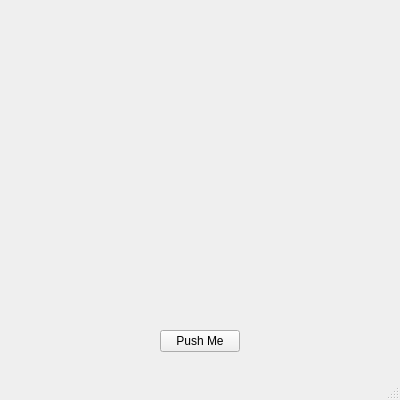
<?xml version="1.0" encoding="UTF-8"?>
<ui version="4.0">
 <class>MainWindow</class>
 <widget class="QMainWindow" name="MainWindow">
  <property name="geometry">
   <rect>
    <x>0</x>
    <y>0</y>
    <width>400</width>
    <height>400</height>
   </rect>
  </property>
  <property name="windowTitle">
   <string>MainWindow</string>
  </property>
  <widget class="QWidget" name="centralwidget">
   <widget class="QPushButton" name="pushButton">
    <property name="geometry">
     <rect>
      <x>160</x>
      <y>330</y>
      <width>80</width>
      <height>22</height>
     </rect>
    </property>
    <property name="text">
     <string>Push Me</string>
    </property>
   </widget>
  </widget>
  <widget class="QMenuBar" name="menubar">
   <property name="geometry">
    <rect>
     <x>0</x>
     <y>0</y>
     <width>400</width>
     <height>21</height>
    </rect>
   </property>
  </widget>
  <widget class="QStatusBar" name="statusbar"/>
 </widget>
 <resources/>
 <connections/>
</ui>
